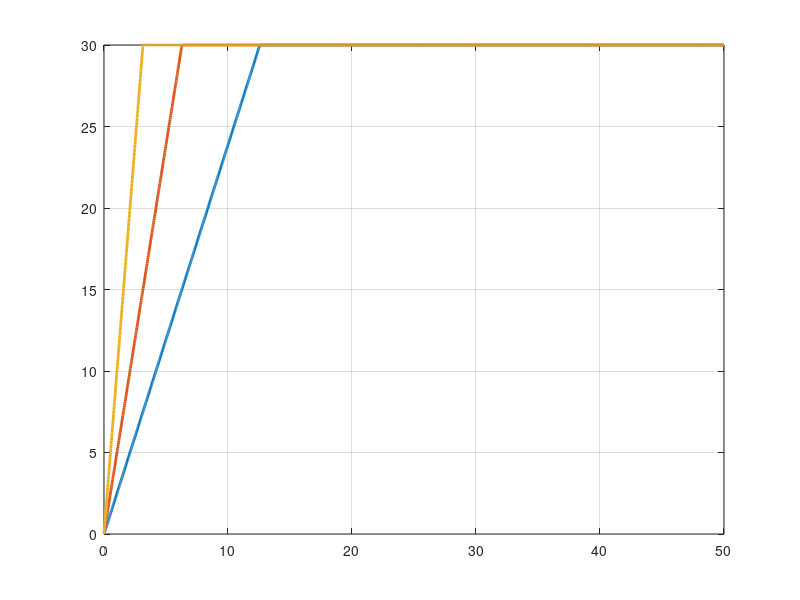

The MATLAB source for this figure: (Note: this script raises an error after producing the figure.)
clear;
clc;
close all;

%% Velocidad de referencia
rpm_ref = 30;
omega_ref = rpm_ref*(2*pi/60);   % rad/s

%% Aceleraciones angulares analizadas
alpha = [0.25, 0.50, 1.000];   % rad/s^2

%% Vector de tiempo
t = linspace(0, 50, 2000);

%% Figura
figure;
hold on;
grid on;
box on;

colores = lines(length(alpha));

for k = 1:length(alpha)

    % Aceleración constante con limitación en la referencia
    omega = min(alpha(k)*t, omega_ref);

    % Conversión de rad/s a rpm
    omega_rpm = omega*60/(2*pi);

    % Tiempo de alcance
    t_alcance = omega_ref/alpha(k);

    plot(t, omega_rpm, ...
        'LineWidth', 2, ...
        'Color', colores(k,:), ...
        'DisplayName', sprintf( ...
        '\\alpha = %.3f rad/s^2, t_a = %.2f s', ...
        alpha(k), t_alcance));
end

%% Referencia de velocidad
yline(rpm_ref, '--k', ...
    'Referencia: 10 rpm', ...
    'LineWidth', 1.8);

xlabel('Tiempo (s)');
ylabel('Velocidad angular (rpm)');
title('Alcance de 10 rpm para diferentes aceleraciones angulares');

legend('Location', 'southeast');
ylim([0 11]);
xlim([0 50]);

hold off;
